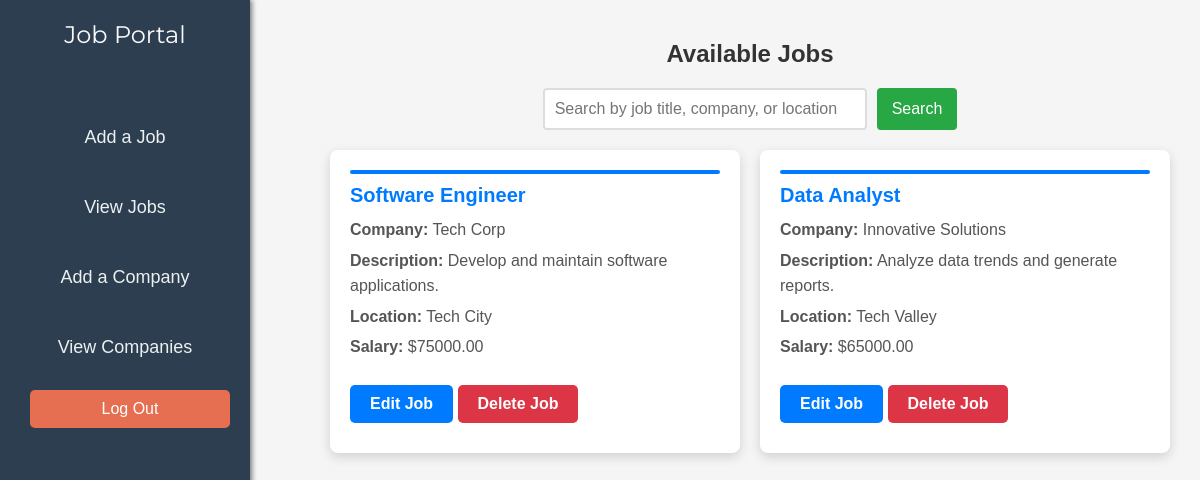
The page /view_jobs_admin.php (signed in) on the database its author committed.
### tables this page shows
CREATE TABLE `jobs` (
  `job_id` int(11) NOT NULL AUTO_INCREMENT,
  `company_id` int(11) NOT NULL,
  `job_title` varchar(255) NOT NULL,
  `description` text NOT NULL,
  `location` varchar(255) NOT NULL,
  `salary` decimal(10,2) DEFAULT NULL,
  `posted_at` timestamp NOT NULL DEFAULT current_timestamp(),
  PRIMARY KEY (`job_id`),
  FOREIGN KEY (`company_id`) REFERENCES `companies`(`company_id`) ON DELETE CASCADE
);

CREATE TABLE `companies` (
  `company_id` int(11) NOT NULL AUTO_INCREMENT,
  `company_name` varchar(255) NOT NULL,
  `email` varchar(100) NOT NULL UNIQUE,
  `address` text NOT NULL,
  `contact_number` varchar(20) DEFAULT NULL,
  `created_at` timestamp NOT NULL DEFAULT current_timestamp(),
  `updated_at` timestamp NOT NULL DEFAULT current_timestamp() ON UPDATE current_timestamp(),
  PRIMARY KEY (`company_id`)
);

### view_jobs_admin.php (the view, shortened to what this page needs)
<?php
require('db.php');
$search_query = "";
$query = "SELECT j.job_id, j.job_title, j.description, j.location, j.salary, c.company_name
          FROM jobs j
          JOIN companies c ON j.company_id = c.company_id
          WHERE j.job_title LIKE ? OR c.company_name LIKE ? OR j.location LIKE ?";
$stmt = $con->prepare($query);
$search_term = "%" . $search_query . "%";
$stmt->bind_param("sss", $search_term, $search_term, $search_term);
$stmt->execute();
$result = $stmt->get_result();
?>
<?php include("sidebar.php"); ?>
<!DOCTYPE html>
<html lang="en">
<head>
    <link rel="stylesheet" href="styles/job_view.css">
</head>
<body>
    <div class="job-container">
        <h2>Available Jobs</h2>
        <form class="search-form" action="" method="GET">
            <input type="text" name="search" placeholder="Search by job title, company, or location" value="<?php echo htmlspecialchars($search_query); ?>">
            <button type="submit" class="search-button">Search</button>
        </form>
        <div class="job-grid">
            <?php if ($result->num_rows > 0): ?>
                <?php while ($row = $result->fetch_assoc()): ?>
                    <div class="job-card">
                        <h3><?php echo htmlspecialchars($row['job_title']); ?></h3>
                        <p><strong>Company:</strong> <?php echo htmlspecialchars($row['company_name']); ?></p>
                        <p><strong>Description:</strong> <?php echo htmlspecialchars($row['description']); ?></p>
                        <p><strong>Location:</strong> <?php echo htmlspecialchars($row['location']); ?></p>
                        <p><strong>Salary:</strong> $<?php echo htmlspecialchars($row['salary']); ?></p>
                        <div class="button-group">
                            <a href="edit_job.php?id=<?php echo $row['job_id']; ?>" class="button edit-button">Edit Job</a>
                            <a href="delete_job.php?id=<?php echo $row['job_id']; ?>" class="button delete-button">Delete Job</a>
                        </div>
                    </div>
                <?php endwhile; ?>
            <?php else: ?>
                <p>No jobs available at the moment.</p>
            <?php endif; ?>
        </div>
    </div>
</body>
</html>

### styles/job_view.css (style rules this page uses)
body { font-family: Arial, sans-serif; background-color: #f5f5f5; margin: 0; padding: 20px; }
.job-container { max-width: 1200px; margin: auto; align-items: center; margin-left: 300px; text-align: center; }
h2 { color: #333; margin-bottom: 20px; }
.job-grid { display: grid; grid-template-columns: repeat(auto-fill, minmax(300px, 1fr)); gap: 20px; padding: 0 10px; }
.job-card { background: white; border-radius: 8px; box-shadow: 0 4px 12px rgba(0, 0, 0, 0.15); padding: 20px; transition: transform 0.2s, box-shadow 0.2s; text-align: left; }
.job-card h3 { color: #007BFF; margin: 0 0 10px; font-size: 1.25em; }
.job-card p { margin: 5px 0; color: #555; line-height: 1.6; }
.job-card::before { content: ""; display: block; width: 100%; height: 4px; background: #007BFF; border-radius: 4px; margin-bottom: 10px; }
.button-group { margin-top: 15px; }
.button { display: inline-block; padding: 10px 15px; margin: 5px; border-radius: 5px; text-decoration: none; color: white; font-weight: bold; transition: background-color 0.3s, transform 0.2s, box-shadow 0.2s; }
.edit-button { background-color: #007BFF; }
.delete-button { background-color: #FF3B30; }
.button { display: inline-block; padding: 10px 20px; margin: 10px 0; border-radius: 5px; text-decoration: none; color: white; font-weight: bold; transition: background 0.3s, transform 0.2s; }
.delete-button { background-color: #DC3545; }
.search-form { display: flex; justify-content: center; margin-bottom: 20px; }
.search-form input[type="text"] { width: 300px; padding: 10px; border: 2px solid #ddd; border-radius: 4px; font-size: 16px; }
.search-button { padding: 10px 15px; background-color: #28a745; color: #fff; border: none; cursor: pointer; border-radius: 4px; margin-left: 10px; font-size: 16px; }

### sidebar.php (style rules this page uses)
body { margin: 0; padding: 0; font-family: 'Open Sans', sans-serif; background-color: #FAFAFA; }

### rows shown on the page
jobs: job_title "Software Engineer", company.company_name "Tech Corp", description "Develop and maintain software applications.", location "Tech City", salary "75000.00"
jobs: job_title "Data Analyst", company.company_name "Innovative Solutions", description "Analyze data trends and generate reports.", location "Tech Valley", salary "65000.00"
